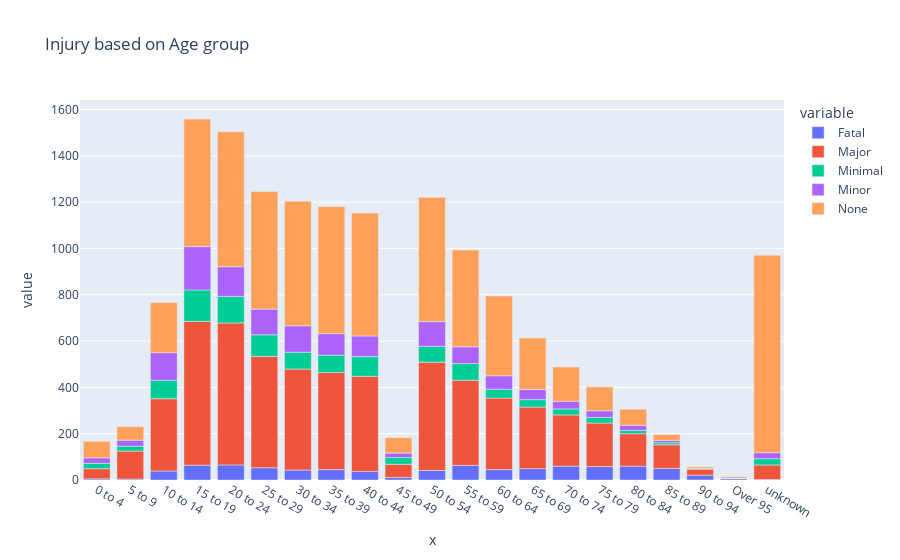

Notebook code for this chart:
### Code cell
# Plot

fig = px.bar(crosstab_age_fatal,
             x=["0 to 4", "5 to 9", "10 to 14", "15 to 19", "20 to 24", "25 to 29", "30 to 34",
                "35 to 39", "40 to 44", "45 to 49", "50 to 54", "55 to 59", "60 to 64", "65 to 69",
                "70 to 74", "75 to 79", "80 to 84", "85 to 89", "90 to 94", "Over 95", "unknown"],
             y=["Fatal", "Major", "Minimal", "Minor", "None"],
             title="Injury based on Age group")
fig.show()

### Figure 1 — Plotly figure (JSON) as saved in the notebook; plotly's stock layout.template omitted (floating-point values rounded to 4 significant figures)
{"data": [{"alignmentgroup": "True", "hovertemplate": "variable=Fatal<br>x=%{x}<br>value=%{y}<extra></extra>", "legendgroup": "Fatal", "marker": {"color": "#636efa"}, "name": "Fatal", "offsetgroup": "Fatal", "orientation": "v", "showlegend": true, "textposition": "auto", "type": "bar", "x": ["0 to 4", "5 to 9", "10 to 14", "15 to 19", "20 to 24", "25 to 29", "30 to 34", "35 to 39", "40 to 44", "45 to 49", "50 to 54", "55 to 59", "60 to 64", "65 to 69", "70 to 74", "75 to 79", "80 to 84", "85 to 89", "90 to 94", "Over 95", "unknown"], "xaxis": "x", "y": [5, 4, 39, 64, 65, 53, 43, 45, 37, 11, 41, 63, 45, 49, 60, 58, 60, 50, 21, 6, 2], "yaxis": "y"}, {"alignmentgroup": "True", "hovertemplate": "variable=Major<br>x=%{x}<br>value=%{y}<extra></extra>", "legendgroup": "Major", "marker": {"color": "#EF553B"}, "name": "Major", "offsetgroup": "Major", "orientation": "v", "showlegend": true, "textposition": "auto", "type": "bar", "x": ["0 to 4", "5 to 9", "10 to 14", "15 to 19", "20 to 24", "25 to 29", "30 to 34", "35 to 39", "40 to 44", "45 to 49", "50 to 54", "55 to 59", "60 to 64", "65 to 69", "70 to 74", "75 to 79", "80 to 84", "85 to 89", "90 to 94", "Over 95", "unknown"], "xaxis": "x", "y": [44, 121, 312, 621, 613, 481, 436, 419, 411, 57, 468, 368, 309, 266, 221, 188, 140, 102, 26, 2, 63], "yaxis": "y"}, {"alignmentgroup": "True", "hovertemplate": "variable=Minimal<br>x=%{x}<br>value=%{y}<extra></extra>", "legendgroup": "Minimal", "marker": {"color": "#00cc96"}, "name": "Minimal", "offsetgroup": "Minimal", "orientation": "v", "showlegend": true, "textposition": "auto", "type": "bar", "x": ["0 to 4", "5 to 9", "10 to 14", "15 to 19", "20 to 24", "25 to 29", "30 to 34", "35 to 39", "40 to 44", "45 to 49", "50 to 54", "55 to 59", "60 to 64", "65 to 69", "70 to 74", "75 to 79", "80 to 84", "85 to 89", "90 to 94", "Over 95", "unknown"], "xaxis": "x", "y": [23, 21, 80, 136, 115, 93, 73, 75, 85, 29, 68, 72, 38, 32, 26, 24, 14, 9, 2, 0, 27], "yaxis": "y"}, {"alignmentgroup": "True", "hovertemplate": "variable=Minor<br>x=%{x}<br>value=%{y}<extra></extra>", "legendgroup": "Minor", "marker": {"color": "#ab63fa"}, "name": "Minor", "offsetgroup": "Minor", "orientation": "v", "showlegend": true, "textposition": "auto", "type": "bar", "x": ["0 to 4", "5 to 9", "10 to 14", "15 to 19", "20 to 24", "25 to 29", "30 to 34", "35 to 39", "40 to 44", "45 to 49", "50 to 54", "55 to 59", "60 to 64", "65 to 69", "70 to 74", "75 to 79", "80 to 84", "85 to 89", "90 to 94", "Over 95", "unknown"], "xaxis": "x", "y": [24, 26, 119, 187, 128, 111, 114, 93, 89, 19, 107, 72, 58, 44, 33, 29, 22, 10, 0, 0, 26], "yaxis": "y"}, {"alignmentgroup": "True", "hovertemplate": "variable=None<br>x=%{x}<br>value=%{y}<extra></extra>", "legendgroup": "None", "marker": {"color": "#FFA15A"}, "name": "None", "offsetgroup": "None", "orientation": "v", "showlegend": true, "textposition": "auto", "type": "bar", "x": ["0 to 4", "5 to 9", "10 to 14", "15 to 19", "20 to 24", "25 to 29", "30 to 34", "35 to 39", "40 to 44", "45 to 49", "50 to 54", "55 to 59", "60 to 64", "65 to 69", "70 to 74", "75 to 79", "80 to 84", "85 to 89", "90 to 94", "Over 95", "unknown"], "xaxis": "x", "y": [71, 58, 216, 551, 583, 508, 538, 549, 531, 67, 537, 418, 345, 222, 148, 103, 70, 25, 7, 6, 853], "yaxis": "y"}], "layout": {"barmode": "relative", "legend": {"title": {"text": "variable"}, "tracegroupgap": 0}, "title": {"text": "Injury based on Age group"}, "xaxis": {"anchor": "y", "domain": [0, 1], "title": {"text": "x"}}, "yaxis": {"anchor": "x", "domain": [0, 1], "title": {"text": "value"}}}}
